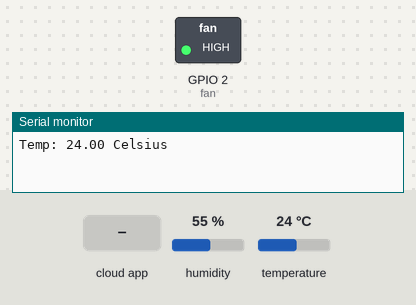
The sketch below on a simulated ESP32. Parts: switched loads named in the sketch (green lamp = pin HIGH), the last lines printed to the serial monitor. The inputs (shaded band) are chosen by the test bench; at power-on: humidity 55 %, temperature 24 °C. WiFi joins after 1.5 s; servers stay silent unless stated.

Above: at 2.7 s.
2.8 s: the phone or cloud app sets max_temp to 25
At 7.5 s:
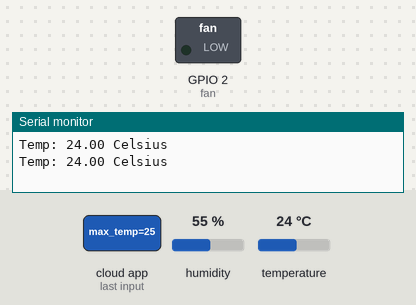
8.0 s: the phone or cloud app sets max_temp to 0
At 12.7 s:
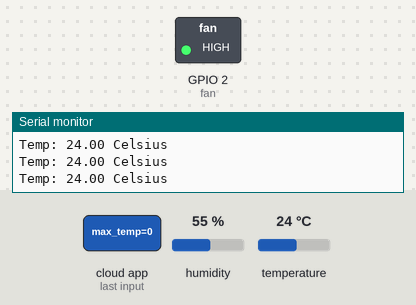
13.0 s: the phone or cloud app sets max_temp to 50
At 17.9 s:
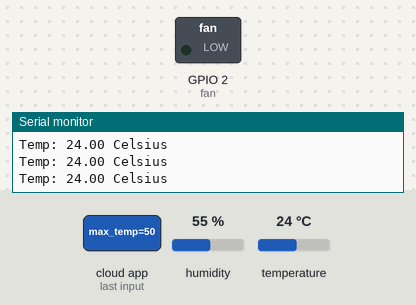
Timing chart, 0 to 19.4 s (numbered marks = the images above; inputs shaded):
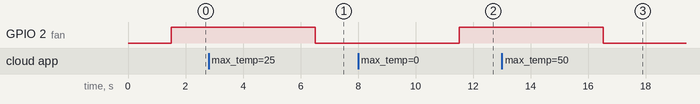

Measured:
- after the input at 2.8 s, GPIO 2 (fan): HIGH → LOW after 3.7 s
- after the input at 8.0 s, GPIO 2 (fan): LOW → HIGH after 3.5 s
- after the input at 13.0 s, GPIO 2 (fan): HIGH → LOW after 3.5 s

The sketch:

mkr1000.ino
```cpp
#include "arduino_secrets.h"
// DHT sensor library - Version: Latest
#include <DHT.h>
#include <DHT_U.h>
#include <WiFi101.h>
#include <ArduinoIoTCloud.h>
#include <Arduino_ConnectionHandler.h>

/*
  Sketch generated by the Arduino IoT Cloud Thing "Untitled"
  https://create.arduino.cc/cloud/things/85c8a531-243e-49e1-878a-2bf654970337

  Arduino IoT Cloud Variables description

  The following variables are automatically generated and updated when changes are made to the Thing

  float max_temp;
  float temperature;
  bool fan_on;
  bool override_fan_control;

  Variables which are marked as READ/WRITE in the Cloud Thing will also have functions
  which are called when their values are changed from the Dashboard.
  These functions are generated with the Thing and added at the end of this sketch.
*/

// Include the header file generated by the Arduino IoT Cloud
#include "thingProperties.h"

//Constants
#define DHTPIN 5
#define DHTTYPE DHT22
DHT dht(DHTPIN, DHTTYPE);

#define fan 2
#define default_max_temp  30

void setup() {
  // Initialize serial and wait for port to open:
  Serial.begin(9600);
  // This delay gives the chance to wait for a Serial Monitor without blocking if none is found
  delay(1500);

  // Defined in thingProperties.h
  initProperties();

  // Connect to Arduino IoT Cloud
  ArduinoCloud.begin(ArduinoIoTPreferredConnection);

  /*
     The following function allows you to obtain more information
     related to the state of network and IoT Cloud connection and errors
     the higher number the more granular information you’ll get.
     The default is 0 (only errors).
     Maximum is 4
  */
  setDebugMessageLevel(2);
  ArduinoCloud.printDebugInfo();

  // Initialize the DHT sensor
  dht.begin();

  // Set fan pin as OUTPUT
  pinMode(fan, OUTPUT);

  // Initially turn off the fan
  digitalWrite(fan, LOW);

  // Set default max_temp if not provided
  if (isnan(max_temp)) {
    max_temp = default_max_temp;
  }
}

void loop() {
  // Keep the Arduino IoT Cloud connection alive
  ArduinoCloud.update();

  // Read temperature data from the DHT sensor
  temperature = dht.readTemperature();
  Serial.print("Temp: ");
  Serial.print(temperature);
  Serial.println(" Celsius");

  // Control fan or regulate temperature based on user input settings
  update_system();

  // Delay for 5 seconds
  delay(5000);
}

// Function to regulate the temperature based on max_temp
void regulate_temperature() {
  if (temperature > max_temp) {
    // Turn on the fan
    digitalWrite(fan, HIGH);
    fan_on = true;
  } else {
    // Turn off the fan
    digitalWrite(fan, LOW);
    fan_on = false;
  }
}

// Function to turn the fan on or off based on the fan_on variable
void turn_fan_on_off() {
  if (fan_on) {
    digitalWrite(fan, HIGH);
  } else {
    digitalWrite(fan, LOW);
  }
}

// Update the system based on override_fan_control flag
void update_system() {
  if (override_fan_control) {
    turn_fan_on_off();
  } else {
    regulate_temperature();
  }
}

// Callback function when max_temp changes
void onMaxTempChange() {
  regulate_temperature();
}

// Callback function when override_fan_control changes
void onOverrideFanControlChange() {
  update_system();
}

// Callback function when fan_on changes
void onFanOnChange() {
  update_system();
}
```

arduino_secrets.h
```cpp
#define SECRET_DEVICE_KEY ""
#define SECRET_OPTIONAL_PASS ""
#define SECRET_SSID ""
```

thingProperties.h
```cpp
// Code generated by Arduino IoT Cloud, DO NOT EDIT.

#include <ArduinoIoTCloud.h>
#include <Arduino_ConnectionHandler.h>

const char DEVICE_LOGIN_NAME[]  = "2557d1fa-581b-4637-87a4-3aaae879a955";

const char SSID[]               = SECRET_SSID;    // Network SSID (name)
const char PASS[]               = SECRET_OPTIONAL_PASS;    // Network password (use for WPA, or use as key for WEP)
const char DEVICE_KEY[]  = SECRET_DEVICE_KEY;    // Secret device password

void onMaxTempChange();
void onFanOnChange();
void onOverrideFanControlChange();

float max_temp;
float temperature;
bool fan_on;
bool override_fan_control;

void initProperties(){

  ArduinoCloud.setBoardId(DEVICE_LOGIN_NAME);
  ArduinoCloud.setSecretDeviceKey(DEVICE_KEY);
  ArduinoCloud.addProperty(max_temp, READWRITE, ON_CHANGE, onMaxTempChange);
  ArduinoCloud.addProperty(temperature, READ, 5 * SECONDS, NULL);
  ArduinoCloud.addProperty(fan_on, READWRITE, ON_CHANGE, onFanOnChange);
  ArduinoCloud.addProperty(override_fan_control, READWRITE, ON_CHANGE, onOverrideFanControlChange);

}

WiFiConnectionHandler ArduinoIoTPreferredConnection(SSID, PASS);
```
